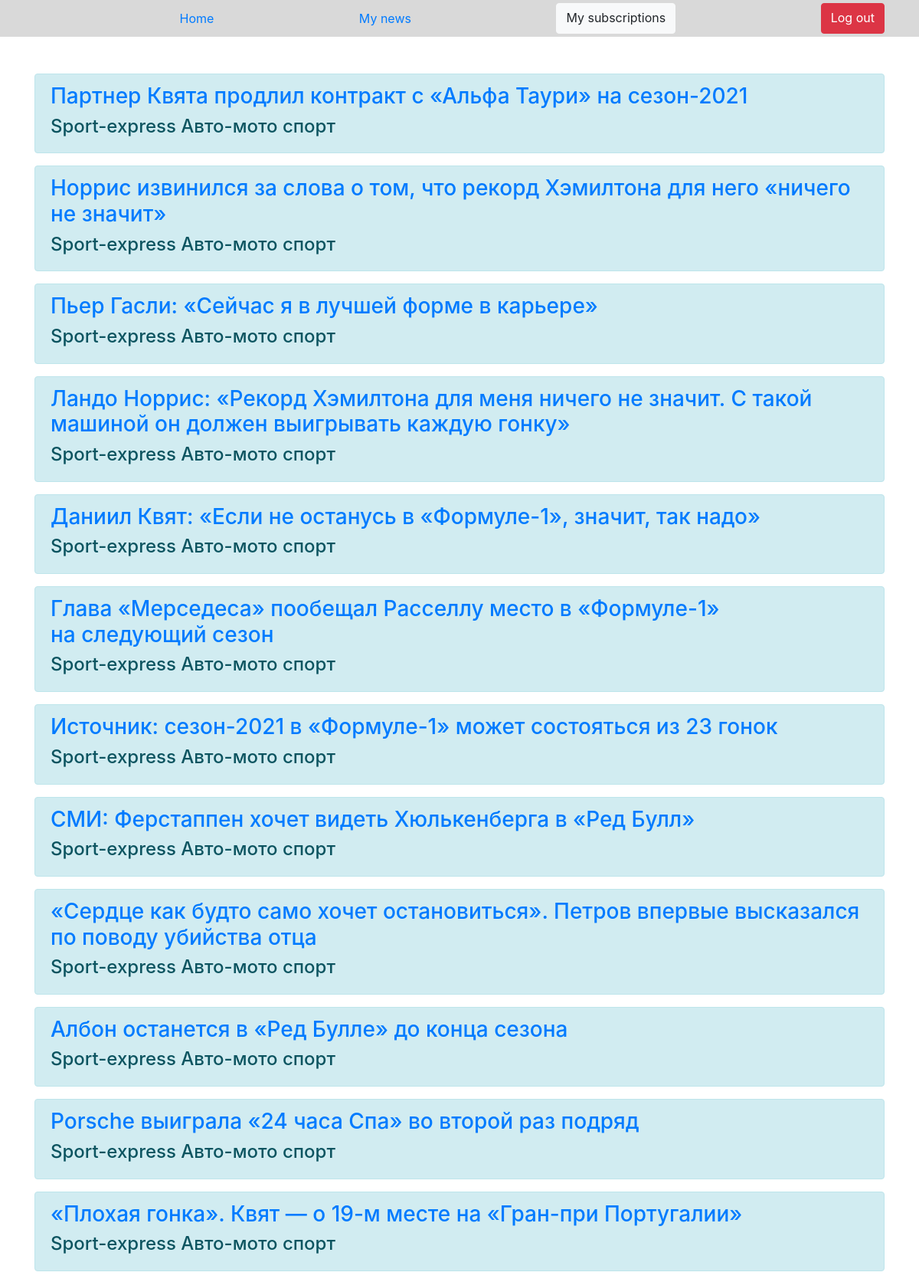
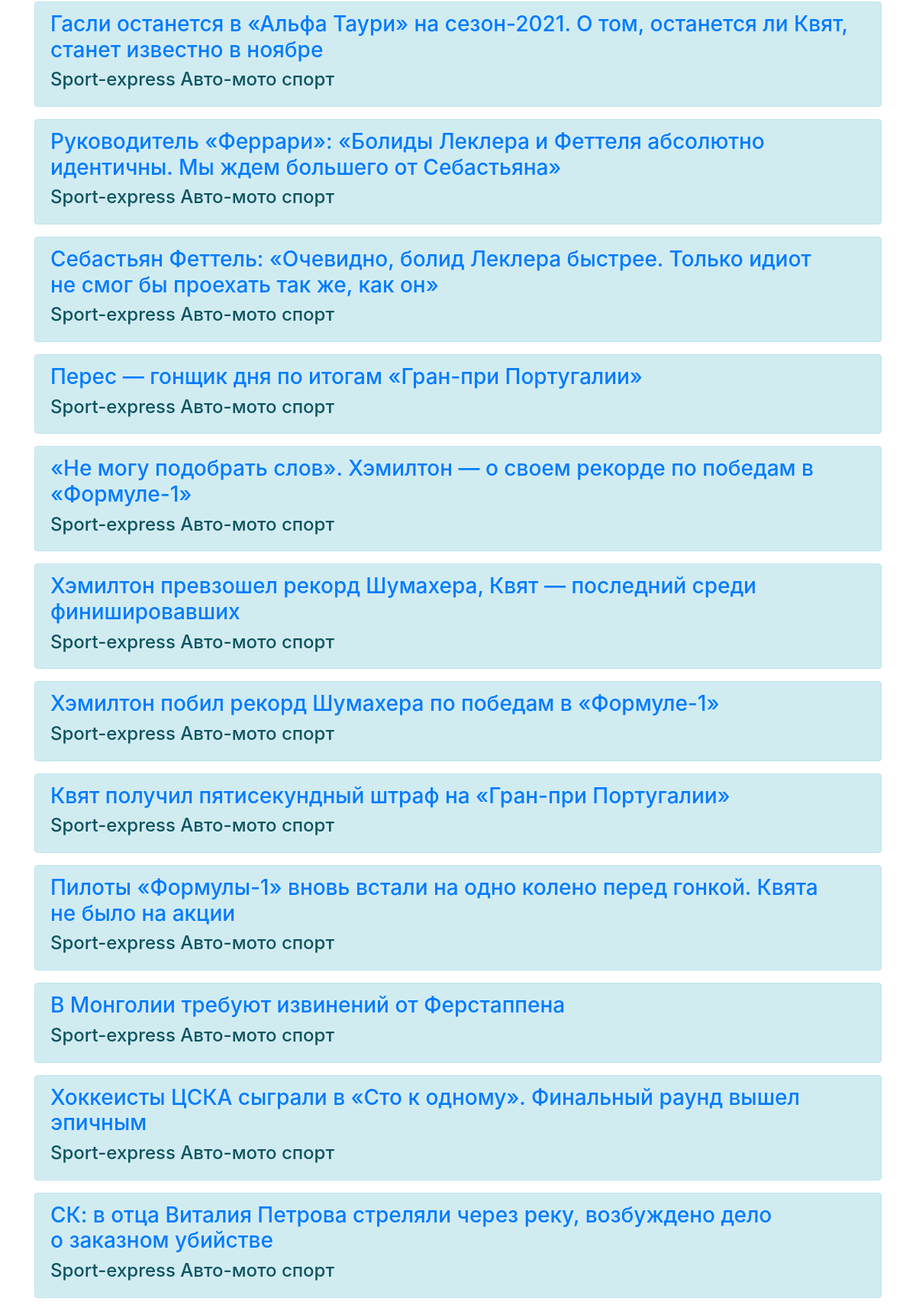
/news (signed in, upper part), run on the app's committed database (2 pictures, top to bottom).
### app/models.py (models this page shows)
class Post(db.Model):
    id = db.Column(db.Integer, primary_key = True)
    user_id = db.Column(db.Integer, db.ForeignKey('press.press_id'))  # это поле и есть foreign key
    title = db.Column(db.String(140))
    href = db.Column(db.String(340))

class Press(db.Model):
    press_id = db.Column(db.Integer, primary_key=True)
    name = db.Column(db.String(140))
    posts = db.relationship('Post', backref='author',
                            lazy='dynamic')  # мы сказали ей указывать на класс Post и загружать их несколько
    followers = db.relationship(
        'User',
        secondary=followers_association,
        backref='users',
        lazy='dynamic'
    )

### app/routes.py (the view)
@app.route('/news')
def my_news():
    my = list(current_user.followed_posts().all())
    presses = Press.query.all()
    return render_template('my_news.html',
                           title="Мой новости",
                           all_news=my,
                           presses=presses)

### app/models.py (called while the page is built)
@login.user_loader
def load_user(id):
    return User.query.get(int(id))

    def followed_posts(self):
        return Post.query.join(
            followers_association, (followers_association.c.followed_id == Post.user_id))

### app/templates/my_news.html (shortened to what this page needs)
{% extends "base.html" %}
{%block content%}
<div class="container mt-5">
    {% for news in all_news%}
    {%if news.user_id==3 or news.user_id==4%}
    {%else%}
        <div class="alert alert-info">
            <a href="{{news.href}}">
            <h3>{{news.title}}</h3>
                </a>
            {%for press in presses%}
            {%if press.press_id==news.user_id%}
            <h4>{{press.name}}</h4>
            {%endif%}
            {%endfor%}
        </div>
    {%endif%}
    {%endfor%}
</div>
{%endblock%}

### app/static/css/main.css (style rules this page uses)
body { word-wrap: break-word }

### data on the page
Post: title "Партнер Квята продлил контракт с «Альфа Таури» на сезон-2021"
Press: name "Sport-express Авто-мото спорт"
Post: title "Норрис извинился за слова о том, что рекорд Хэмилтона для него «ничего не значит»"
Post: title "Пьер Гасли: «Сейчас я в лучшей форме в карьере»"
Post: title "Ландо Норрис: «Рекорд Хэмилтона для меня ничего не значит. С такой машиной он должен выигрывать каждую гонку»"
Post: title "Даниил Квят: «Если не останусь в «Формуле-1», значит, так надо»"
Post: title "Глава «Мерседеса» пообещал Расселлу место в «Формуле-1» на следующий сезон"
Post: title "Источник: сезон-2021 в «Формуле-1» может состояться из 23 гонок"
Post: title "СМИ: Ферстаппен хочет видеть Хюлькенберга в «Ред Булл»"
Post: title "«Сердце как будто само хочет остановиться». Петров впервые высказался по поводу убийства отца"
Post: title "Албон останется в «Ред Булле» до конца сезона"
Post: title "Porsche выиграла «24 часа Спа» во второй раз подряд"
Post: title "«Плохая гонка». Квят — о 19-м месте на «Гран-при Португалии»"
Post: title "Гасли останется в «Альфа Таури» на сезон-2021. О том, останется ли Квят, станет известно в ноябре"
Post: title "Руководитель «Феррари»: «Болиды Леклера и Феттеля абсолютно идентичны. Мы ждем большего от Себастьяна»"
Post: title "Себастьян Феттель: «Очевидно, болид Леклера быстрее. Только идиот не смог бы проехать так же, как он»"
Post: title "Перес — гонщик дня по итогам «Гран-при Португалии»"
Post: title "«Не могу подобрать слов». Хэмилтон — о своем рекорде по победам в «Формуле-1»"
Post: title "Хэмилтон превзошел рекорд Шумахера, Квят — последний среди финишировавших"
Post: title "Хэмилтон побил рекорд Шумахера по победам в «Формуле-1»"
Post: title "Квят получил пятисекундный штраф на «Гран-при Португалии»"
Post: title "Пилоты «Формулы-1» вновь встали на одно колено перед гонкой. Квята не было на акции"
Post: title "В Монголии требуют извинений от Ферстаппена"
Post: title "Хоккеисты ЦСКА сыграли в «Сто к одному». Финальный раунд вышел эпичным"
Post: title "СК: в отца Виталия Петрова стреляли через реку, возбуждено дело о заказном убийстве"
